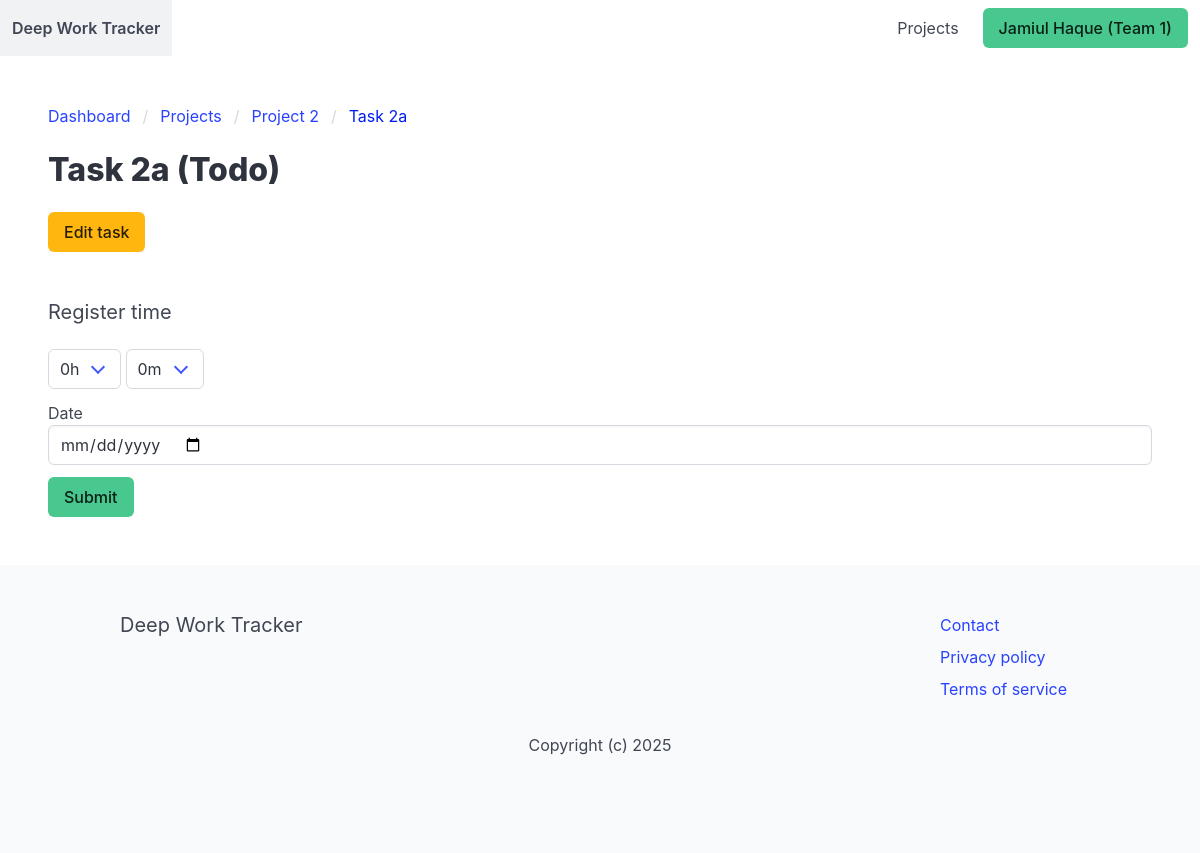
The app's page /projects/3/2/ (signed in), older data.
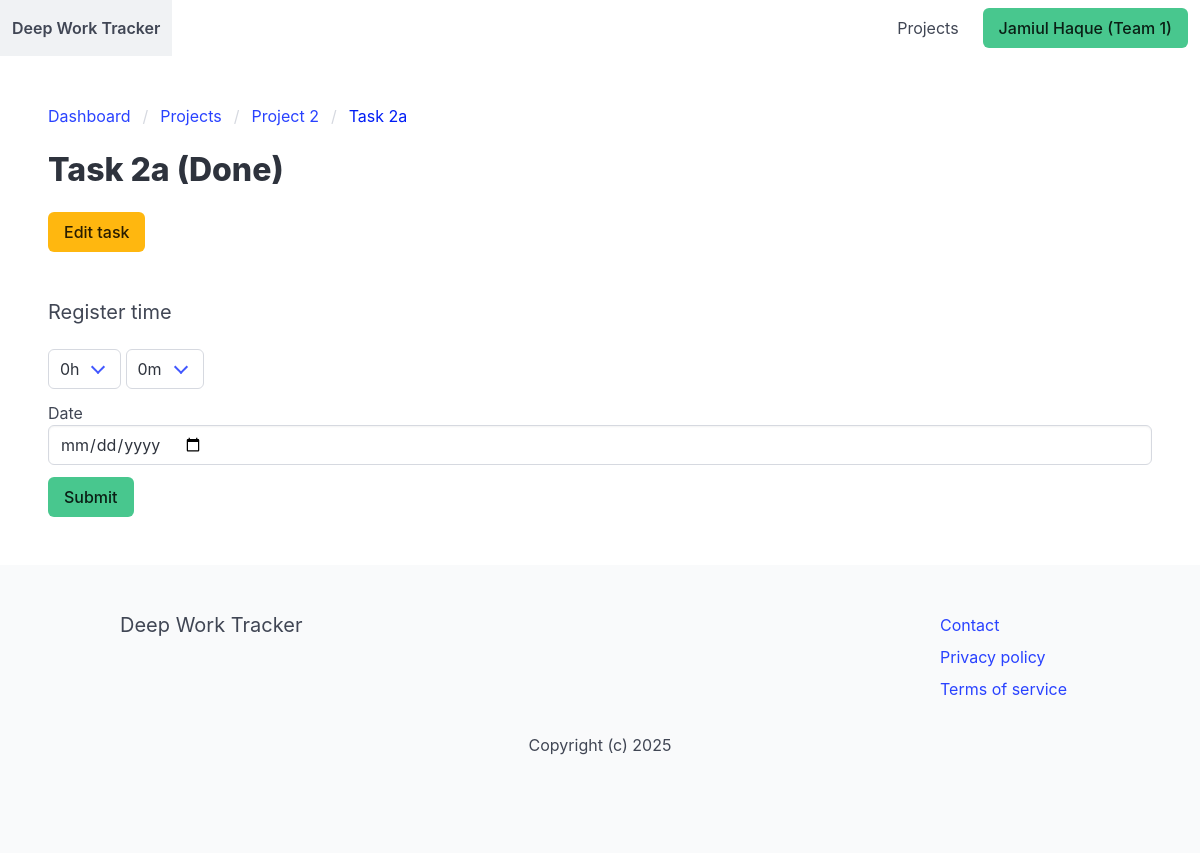
The same page, newer data.
### apps/project/models.py (models this page shows, shortened)
class Task(models.Model):
    TODO = "todo"
    DONE = "done"
    ARCHIVED = "archived"
    CHOICES_STATUS = (
        (TODO, "Todo"),
        (DONE, "Done"),
        (ARCHIVED, "Archived"),
    )
    team = models.ForeignKey(Team, related_name="tasks", on_delete=models.CASCADE)
    project = models.ForeignKey(Project, related_name="tasks", on_delete=models.CASCADE)
    title = models.CharField(max_length=255)
    created_by = models.ForeignKey(User, related_name="tasks", on_delete=models.CASCADE)
    created_at = models.DateTimeField(auto_now_add=True)
    status = models.CharField(max_length=20, choices=CHOICES_STATUS, default=TODO)
    class Meta:
        ordering = ["-created_at"]

### apps/project/views.py (the view, shortened to what this page needs)
# urls.py: path("<int:project_id>/<int:task_id>/", task, name="task"),
@login_required
def task(request, project_id, task_id):
    team = get_object_or_404(Team, pk=request.user.userprofile.active_team_id, status=Team.ACTIVE)
    project = get_object_or_404(Project, team=team, pk=project_id)
    task = get_object_or_404(Task, pk=task_id, team=team)
    return render(request, "project/task.html", {"today": datetime.today(), "team": team, "project": project, "task": task})

### apps/team/context_processors.py (called while the page is built)
def active_team(request):
    if request.user.is_authenticated:
        if request.user.userprofile.active_team_id:
            team = Team.objects.get(pk=request.user.userprofile.active_team_id)
            return {"active_team": team}
        return {"active_team": None}
    return {"active_team": None}

### apps/project/templates/project/task.html (shortened to what this page needs)
{% extends "core/base.html" %}
{% block content %}
    <div id="project-app">
        <nav class="breadcrumb" aria-label="breadcrumbs">
            <ul>
                <li><a href="#">Dashboard</a></li>
                <li><a href="{% url "project:projects" %}">Projects</a></li>
                <li><a href="{% url "project:project" project.id %}">{{ project.title }}</a></li>
                <li class="is-active"><a href="{% url "project:task" project.id task.id %}" aria-current="page">{{ task.title }}</a></li>
            </ul>
        </nav>
        <div class="columns">
            <div class="column">
                <h1 class="title">{{ task.title }} ({{ task.get_status_display }}) </h1>
                <a href="{% url "project:edit_task" project.id task.id %}" class="button is-warning">Edit task</a>
                <h2 class="subtitle mt-6">Register time</h2>
                <form method="post" action=".">
                    <div class="field is-grouped">
                        <div class="control">
                            <div class="select">
                                <select name="hours">
                                    <option value="0">0h</option>
                                </select>
                            </div>
                            <div class="select">
                                <select name="minutes">
                                    <option value="0">0m</option>
                                </select>
                            </div>
                        </div>
                    </div>
                    <div class="field">
                        <label>Date</label>
                        <div class="control">
                            <input type="date" id="id_date" name="date" class="input value="{{ today|date:"Y-M-D" }}" placeholder="dd-mm-yyyy"">
                        </div>
                    </div>
                    <div class="field">
                        <div class="control">
                            <button class="button is-success">Submit</button>
                        </div>
                    </div>
                </form>
            </div>
        </div>
    </div>
{% endblock %}

Row changes from the older to the newer data that the page shows:
changed Task "Task 2a": status "Todo" → "Done"
